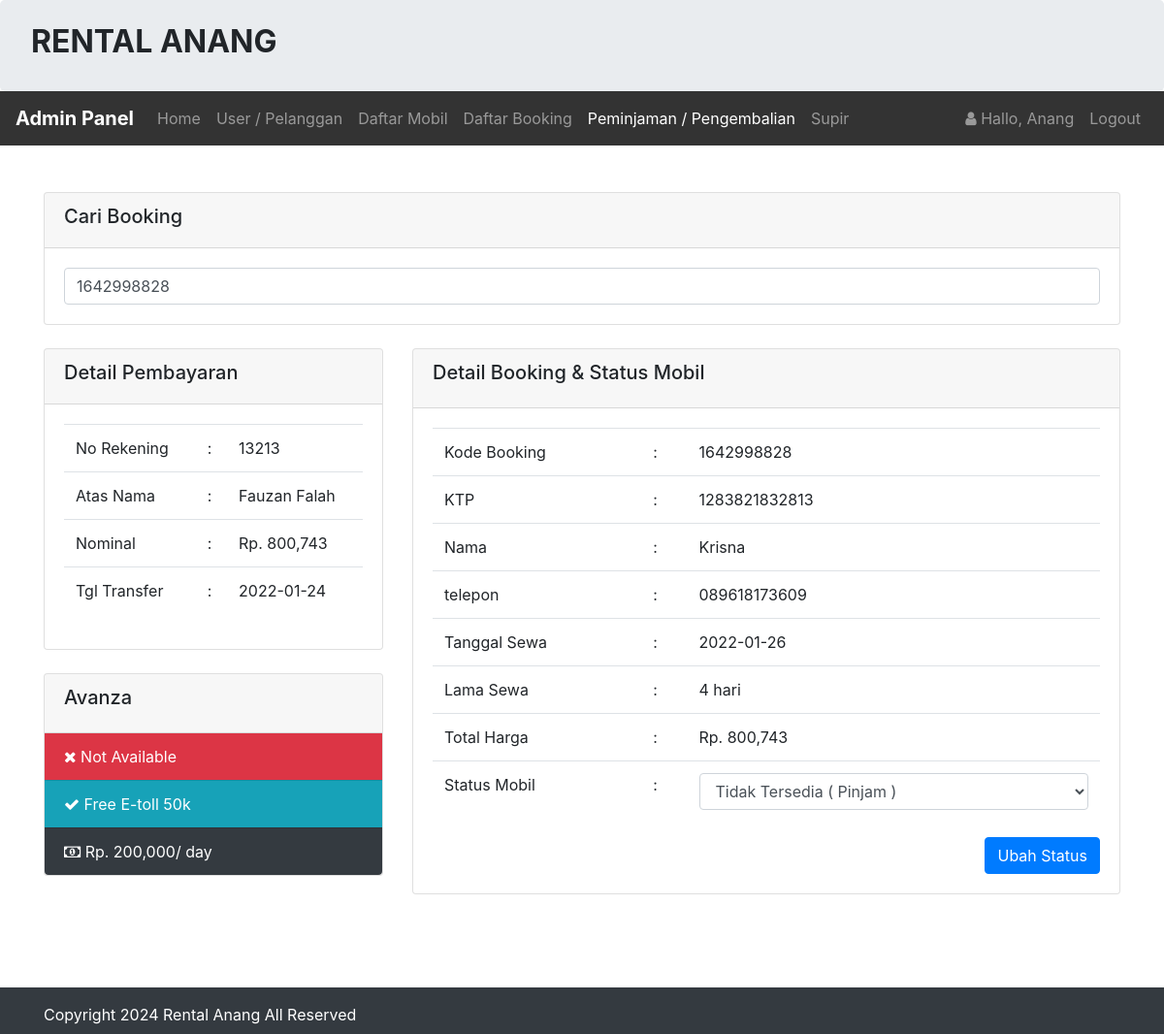
The app's page /admin/peminjaman/peminjaman.php?id=1642998828 (signed in) with its own data.
### tables this page shows
CREATE TABLE `infoweb` (
  `id` int(11) NOT NULL,
  `nama_rental` varchar(255) DEFAULT NULL,
  `telp` varchar(15) DEFAULT NULL,
  `alamat` text DEFAULT NULL,
  `email` varchar(255) DEFAULT NULL,
  `no_rek` text DEFAULT NULL,
  `updated_at` timestamp NOT NULL DEFAULT current_timestamp()
);

CREATE TABLE `pembayaran` (
  `id_pembayaran` int(11) NOT NULL,
  `id_booking` int(255) NOT NULL,
  `no_rekening` int(255) NOT NULL,
  `nama_rekening` varchar(255) NOT NULL,
  `nominal` int(255) NOT NULL,
  `tanggal` varchar(255) NOT NULL
);

CREATE TABLE `mobil` (
  `id_mobil` int(11) NOT NULL,
  `no_plat` varchar(255) NOT NULL,
  `merk` varchar(255) NOT NULL,
  `harga` int(255) NOT NULL,
  `deskripsi` varchar(255) NOT NULL,
  `status` varchar(255) NOT NULL,
  `gambar` text NOT NULL
);

CREATE TABLE `booking` (
  `id_booking` int(11) NOT NULL,
  `kode_booking` varchar(255) NOT NULL,
  `id_login` int(11) NOT NULL,
  `id_mobil` int(11) NOT NULL,
  `ktp` varchar(255) NOT NULL,
  `nama` varchar(255) NOT NULL,
  `alamat` varchar(255) NOT NULL,
  `no_tlp` varchar(15) NOT NULL,
  `tanggal` varchar(255) NOT NULL,
  `lama_sewa` int(11) NOT NULL,
  `total_harga` int(11) NOT NULL,
  `konfirmasi_pembayaran` varchar(255) NOT NULL,
  `tgl_input` varchar(255) NOT NULL
);

### koneksi/koneksi.php (called while the page is built, shortened)
<?php
    $user = 'root';
    $pass = '';
    $koneksi = new PDO("mysql:host=localhost;dbname=db_rental", $user, $pass);
    $url = "http://localhost/rental-mobil/";
    $sql_web = "SELECT * FROM infoweb WHERE id = 1";
    $row_web = $koneksi->prepare($sql_web);
    $row_web->execute();
    $info_web = $row_web->fetch(PDO::FETCH_OBJ);
?>

### admin/peminjaman/peminjaman.php (the view, shortened to what this page needs)
<?php
    require '../../koneksi/koneksi.php';
    $title_web = 'Peminjaman';
    include '../header.php';
    if(!empty($_GET['id'])){
        $kode_booking = $_GET['id'];
        $hasil = $koneksi->query("SELECT * FROM booking WHERE kode_booking = '$kode_booking'")->fetch();
        $id_booking = $hasil['id_booking'];
        $hsl = $koneksi->query("SELECT * FROM pembayaran WHERE id_booking = '$id_booking'")->fetch();
        $id = $hasil['id_mobil'];
        $isi = $koneksi->query("SELECT * FROM mobil WHERE id_mobil = '$id'")->fetch();
    }
?>
<br>
<br>
<div class="container">
<div class="row">
    <div class="col-sm-12">
        <div class="card">
            <div class="card-header">
                <h5> Cari Booking</h5>
            </div>
            <div class="card-body">
                <form method="get" action="peminjaman.php">
                    <input type="text" class="form-control"
                    value="<?php if(!empty($_GET['id'])){ echo $_GET['id']; }?>" name="id" placeholder="Tulis Kode Booking [ ENTER ]">
                </form>
            </div>
        </div>
        <br>
    </div>
    <?php if(!empty($_GET['id'])){?>
    <div class="col-sm-4">
        <div class="card">
            <div class="card-header">
                <h5> Detail Pembayaran</h5>
            </div>
            <div class="card-body">
                <table class="table">
                    <tr>
                        <td>No Rekening</td>
                        <td> :</td>
                        <td><?= $hsl['no_rekening'];?></td>
                    </tr>
                    <tr>
                        <td>Atas Nama </td>
                        <td> :</td>
                        <td><?= $hsl['nama_rekening'];?></td>
                    </tr>
                    <tr>
                        <td>Nominal  </td>
                        <td> :</td>
                        <td>Rp. <?= number_format($hsl['nominal']);?></td>
                    </tr>
                    <tr>
                        <td>Tgl  Transfer</td>
                        <td> :</td>
                        <td><?= $hsl['tanggal'];?></td>
                    </tr>
                </table>
            </div>
        </div>
        <br/>
        <div class="card">
            <div class="card-header">
                <h5 class="card-title"><?php echo $isi['merk'];?></h5>
            </div>
                <ul class="list-group list-group-flush">
                <?php if($isi['status'] == 'Tersedia'){?>
                    <li class="list-group-item bg-primary text-white">
                        <i class="fa fa-check"></i> Available
                    </li>
                <?php }else{?>
                    <li class="list-group-item bg-danger text-white">
                        <i class="fa fa-close"></i> Not Available
                    </li>
                <?php }?>
                <li class="list-group-item bg-info text-white"><i class="fa fa-check"></i> Free E-toll 50k</li>
                <li class="list-group-item bg-dark text-white">
                    <i class="fa fa-money"></i> Rp. <?php echo number_format($isi['harga']);?>/ day
                </li>
            </ul>
        </div>
    </div>
    <div class="col-sm-8">
         <div class="card">
            <div class="card-header">
                <h5 class="card-title">Detail Booking & Status Mobil</h5>
            </div>
           <div class="card-body">
               <form method="post" action="proses.php?id=konfirmasi">
                    <table class="table">
                        <tr>
                            <td>Kode Booking  </td>
                            <td> :</td>
                            <td><?php echo $hasil['kode_booking'];?></td>
                        </tr>
                        <tr>
                            <td>KTP  </td>
                            <td> :</td>
                            <td><?php echo $hasil['ktp'];?></td>
                        </tr>
                        <tr>
                            <td>Nama  </td>
                            <td> :</td>
                            <td><?php echo $hasil['nama'];?></td>
                        </tr>
                        <tr>
                            <td>telepon  </td>
                            <td> :</td>
                            <td><?php echo $hasil['no_tlp'];?></td>
                        </tr>
                        <tr>
                            <td>Tanggal Sewa </td>
                            <td> :</td>
                            <td><?php echo $hasil['tanggal'];?></td>
                        </tr>
                        <tr>
                            <td>Lama Sewa </td>
                            <td> :</td>
                            <td><?php echo $hasil['lama_sewa'];?> hari</td>
                        </tr>
                        <tr>
                            <td>Total Harga </td>
                            <td> :</td>
                            <td>Rp. <?php echo number_format($hasil['total_harga']);?></td>
                        </tr>
                        <tr>
                            <td>Status Mobil</td>
                            <td> :</td>
                            <td>
                                <select class="form-control" name="status">
                                    <option <?php if($isi['status'] == 'Tidak Tersedia'){echo 'selected';}?> value="Tidak Tersedia">
                                        Tidak Tersedia ( Pinjam )
                                    </option>
                                </select>
                            </td>
                        </tr>
                    </table>
                    <button type="submit" class="btn btn-primary float-right">
                        Ubah Status
                    </button>
            </form>
           </div>
         </div>
    </div>
    <?php }?>
</div>
</div>
<br>
<br>
<br>
<?php  include '../footer.php';?>

### admin/header.php (shortened to what this page needs)
<?php
$id_login = $_SESSION['USER']['id_login'];
$row = $koneksi->prepare("SELECT * FROM login WHERE id_login=?");
$row->execute(array($id_login));
$hasil_login = $row->fetch();
?>
<!doctype html>
<html lang="en">
<head>
    <link rel="stylesheet" href="<?php echo $url; ?>assets/css/bootstrap.css">
    <link rel="stylesheet" href="<?php echo $url; ?>assets/css/font-awesome.css">
    <link href="https://cdnjs.cloudflare.com/ajax/libs/bootstrap-datetimepicker/4.17.37/css/bootstrap-datetimepicker.min.css" rel="stylesheet">
</head>
<body>
    <div class="jumbotron pt-4 pb-4">
        <div class="row">
            <div class="col-sm-8">
                <h2><b style="text-transform:uppercase;"><?= $info_web->nama_rental; ?> </b></h2>
            </div>
        </div>
    </div>
    <nav class="navbar navbar-expand-lg navbar-dark" style="background-color: #333;">
        <a class="navbar-brand" href="<?php echo $url; ?>admin/"><b>Admin Panel</b></a>
        <div class="collapse navbar-collapse" id="collapsibleNavId">
            <ul class="navbar-nav mr-auto mt-2 mt-lg-0">
                <li class="nav-item <?php if ($title_web == 'Dashboard') {
                                        echo 'active';
                                    } ?>">
                    <a class="nav-link" href="<?php echo $url; ?>admin/">Home <span class="sr-only">(current)</span></a>
                </li>
                <li class="nav-item <?php if ($title_web == 'User') {
                                        echo 'active';
                                    } ?>">
                    <a class="nav-link" href="<?php echo $url; ?>admin/user/index.php">User / Pelanggan</a>
                </li>
                <li class="nav-item <?php if ($title_web == 'Daftar Mobil') {
                                        echo 'active';
                                    } ?>
                <?php if ($title_web == 'Tambah Mobil') {
                    echo 'active';
                } ?>
                <?php if ($title_web == 'Edit Mobil') {
                    echo 'active';
                } ?>">
                    <a class="nav-link" href="<?php echo $url; ?>admin/mobil/mobil.php">Daftar Mobil</a>
                </li>
                <li class="nav-item <?php if ($title_web == 'Daftar Booking') {
                                        echo 'active';
                                    } ?>
                <?php if ($title_web == 'Konfirmasi') {
                    echo 'active';
                } ?>">
                    <a class="nav-link" href="<?php echo $url; ?>admin/booking/booking.php">Daftar Booking</a>
                </li>
                <li class="nav-item <?php if ($title_web == 'Peminjaman') {
                                        echo 'active';
                                    } ?>">
                    <a class="nav-link" href="<?php echo $url; ?>admin/peminjaman/peminjaman.php">Peminjaman / Pengembalian</a>
                </li>
                <li class="nav-item <?php if ($title_web == 'Supir') {
                                        echo 'active';
                                    } ?>">
                    <a class="nav-link" href="<?php echo $url; ?>admin/supir/supir.php">Supir</a>
                </li>
            </ul>
            <ul class="navbar-nav my-2 my-lg-0">
                <li class="nav-item">
                    <a class="nav-link" href="#">
                        <i class="fa fa-user"> </i> Hallo, <?php echo $hasil_login['nama_pengguna']; ?>
                    </a>
                </li>
                <li class="nav-item">
                    <a class="nav-link" onclick="return confirm('Apakah anda ingin logout ?');" href="<?php echo $url; ?>admin/logout.php">Logout</a>
                </li>
            </ul>
        </div>
    </nav>

### admin/footer.php (shortened to what this page needs)
    <div class="footer mt-4 bg-dark text-white pt-3 pb-2">
      <div class="container">
        Copyright <?= date('Y');?> <?= $info_web->nama_rental;?> All Reserved
      </div>
    </div>
  </body>
</html>

### records on screen
infoweb: nama_rental "RENTAL ANANG", nama_rental "Rental Anang"
pembayaran: no_rekening "13213", nama_rekening "Fauzan Falah", nominal "800,743", tanggal "2022-01-24"
mobil: merk "Avanza", harga "200,000", status "Tidak Tersedia ( Pinjam )"
booking: kode_booking "1642998828", ktp "1283821832813", nama "Krisna", no_tlp "089618173609", tanggal "2022-01-26", lama_sewa "4", total_harga "800,743"

### other values on screen
$hasil_login['nama_pengguna'] "Anang"
